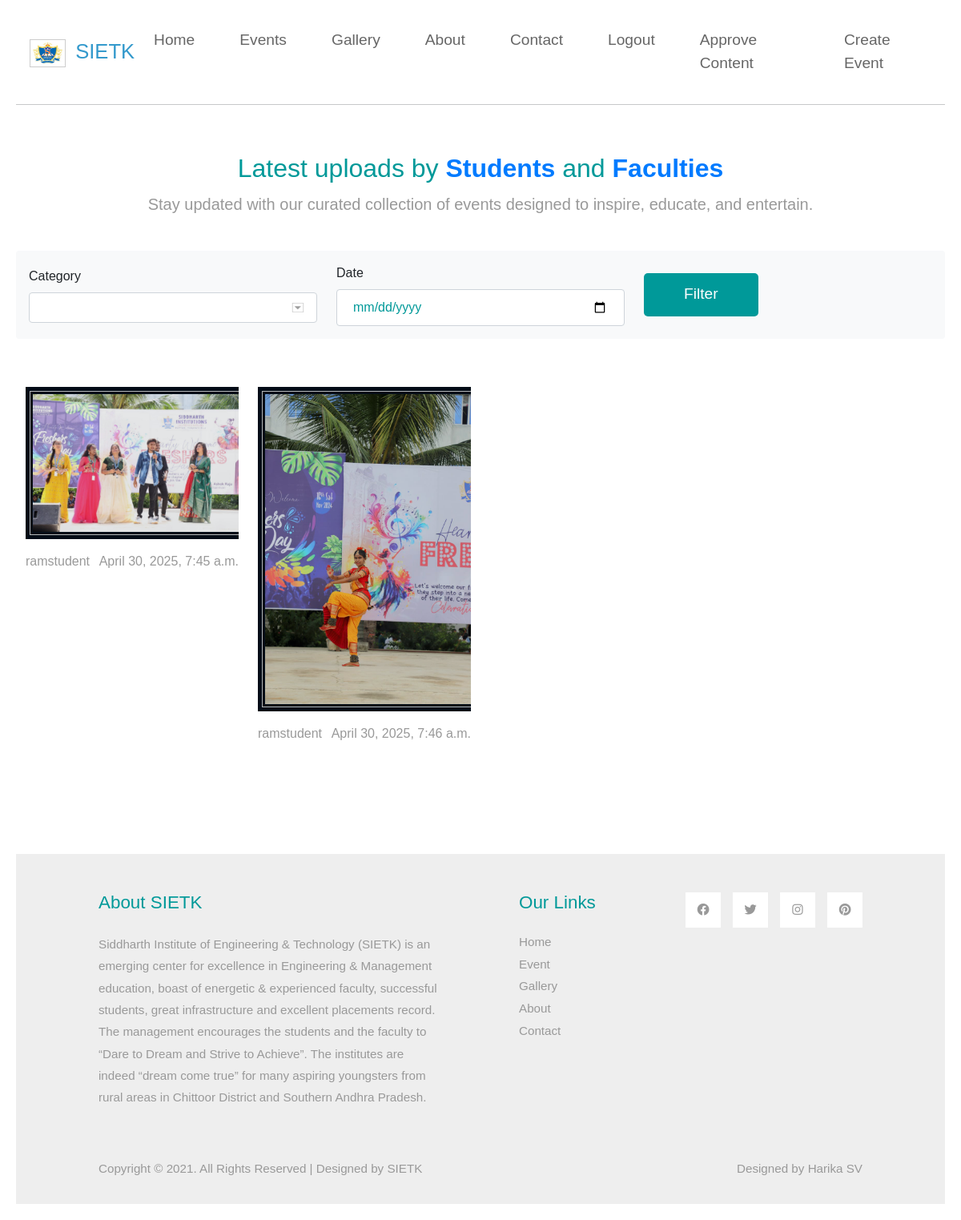
The app's page /gallery/ (signed in) with its own data.
### events/models.py (models this page shows, shortened)
class Media(models.Model):
    STATUS_CHOICES = (
        ('pending','Pending'),
        ('approved','Approved'),
        ('rejected','Rejected'),
    )
    MEDIA_TYPE_CHOICES = (
        ('image','Image'),
    )
    file         = models.FileField(upload_to='media/%Y/%m/%d/')
    media_type   = models.CharField(max_length=5, choices=MEDIA_TYPE_CHOICES)
    uploaded_by  = models.ForeignKey(User, on_delete=models.CASCADE)
    event        = models.ForeignKey(Event, related_name='media', on_delete=models.CASCADE)
    description  = models.TextField(blank=True)
    category     = models.ForeignKey(Category, null=True, blank=True, on_delete=models.SET_NULL)
    upload_date  = models.DateTimeField(auto_now_add=True)
    status       = models.CharField(max_length=8, choices=STATUS_CHOICES, default='pending')

### events/views.py (the view)
# urls.py: path('gallery/', views.gallery, name='gallery'),
def gallery(request):
    qs = Media.objects.filter(status='approved')
    cat = request.GET.get('category')
    date = request.GET.get('date')
    if cat:
        qs = qs.filter(category__name=cat)
    if date:
        qs = qs.filter(upload_date__date=date)
    categories = Category.objects.all()
    return render(request,'events/gallery.html',{
        'media_list':qs, 'categories':categories
    })

### events/models.py (called while the page is built)
    def __str__(self):
        return self.title

### templates/events/gallery.html (shortened to what this page needs)
{% extends 'events/base.html' %}
{% block content %}
<div class="row mb-4 tm-mt-60 text-center">
  <h2 class="col-12 tm-text-primary">
      Latest uploads by <span class="highlight">Students</span> and <span class="highlight">Faculties</span>
  </h2>
  <p class="col-12 lead">
      Stay updated with our curated collection of events designed to inspire, educate, and entertain.
  </p>
</div>
<form method="get" class="filter-form mb-4 p-3 bg-light rounded ">
  <div class="row align-items-center">
    <div class="col-md-4 mb-2 mb-md-0">
      <label for="category" class="form-label fw-bold">Category</label>
        <select name="category" id="category" class="form-select form-select-md">
        <option value="" ></option>
        {% for c in categories %}
          <option value="{{ c.name }}" {% if request.GET.category == c.name %}selected{% endif %}>{{ c.name }}</option>
        {% endfor %}
      </select>
    </div>
    <div class="col-md-4 mb-2 mb-md-0">
      <label for="date" class="form-label fw-bold">Date</label>
      <input type="date" name="date" id="date" class="form-control" value="{{ request.GET.date }}">
    </div>
    <div class="col-md-4 text-md-end">
      <button type="submit" class="btn btn-primary btn-sm">Filter</button>
    </div>
  </div>
</form>
<div class="container-fluid tm-container-content tm-mt-60">
  <div class="row tm-mb-90 tm-gallery">
      {% for m in media_list %}
    <div class="col-xl-3 col-lg-4 col-md-6 col-sm-6 col-12 mb-5">
          <figure class="effect-ming tm-video-item">
              <img src="{{ m.file.url }}" alt="Image" class="img-fluid">
              <figcaption class="d-flex align-items-center justify-content-center">
              </figcaption>
          </figure>
          <div class="d-flex justify-content-between tm-text-gray">
              <span class="tm-text-gray-medium">{{ m.uploaded_by}}</span>
              <span>{{ m.upload_date }}</span>
          </div>
      </div>
      {% endfor %}
  </div>
</div>
{% endblock %}

### static/events/css/templatemo-style.css (style rules this page uses)
p { line-height: 1.8; }
.container-fluid { max-width: 1770px; }
.btn { border-radius: 0; }
.btn-primary { background-color: #009999; border: 0; border-radius: 5px; padding: 12px 50px 14px; font-size: 1.2rem; }
.form-control { padding: 10px 20px; width: 100%; height: auto; }
.tm-mt-60 { margin-top: 60px; }
.tm-mb-90 { margin-bottom: 90px; }
.tm-text-primary { color: #009999; }
p, .tm-text-gray { color: #999; }
.tm-video-item { position: relative; overflow: hidden; text-align: center; cursor: pointer; }
.tm-video-item img { position: relative; display: block; min-height: 100%; max-width: 100%; opacity: 0.8; }
.tm-video-item figcaption { padding: 2em; color: #fff; text-transform: uppercase; font-size: 1.25em; -webkit-backface-visibility: hidden; backface-visibility: hidden; }
.tm-video-item figcaption::before, .tm-video-item figcaption::after { pointer-events: none; }
.tm-video-item figcaption, .tm-video-item figcaption > a { position: absolute; top: 0; left: 0; width: 100%; height: 100%; }
figure.effect-ming { background: #030c17; }
figure.effect-ming img { opacity: 0.9; -webkit-transition: opacity 0.35s; transition: opacity 0.35s; }
figure.effect-ming figcaption::before { position: absolute; top: 30px; right: 30px; bottom: 30px; left: 30px; border: 2px solid #fff; box-shadow: 0 0 0 30px rgba(255,255,255,0.2); content: ''; opacity: 0; -webkit-transition: opacity 0.35s, -webkit-transform 0.35s; transition: opacity 0.35s, transform 0.35s; -webkit-transform: scale3d(1.4,1.4,1); transform: scale3d(1.4,1.4,1); }
select:not([multiple]) { -webkit-appearance: none; -moz-appearance: none; background-position: right 15px center; background-repeat: no-repeat; background-image: url(../img/select-arrow.png); padding: 14px 20px; padding-right: 20px; color: #666; }
.form-control, input:-internal-autofill-selected, select:not([multiple]) { color: #009999 !important; }
.form-control::placeholder { color: #009999; opacity: 1; }

### static/events/css/style.css (style rules this page uses)
body { font-family: sans-serif; margin:20px; }
img, video { margin: 5px; border:1px solid #ccc; padding:3px; }
form { margin: 10px 0; }
.highlight { color: #007bff; font-weight: bold; }

### records on screen
Media: file (picture), uploaded_by "ramstudent", upload_date "April 30, 2025, 7:45 a.m."
Media: file (picture), uploaded_by "ramstudent", upload_date "April 30, 2025, 7:46 a.m."
